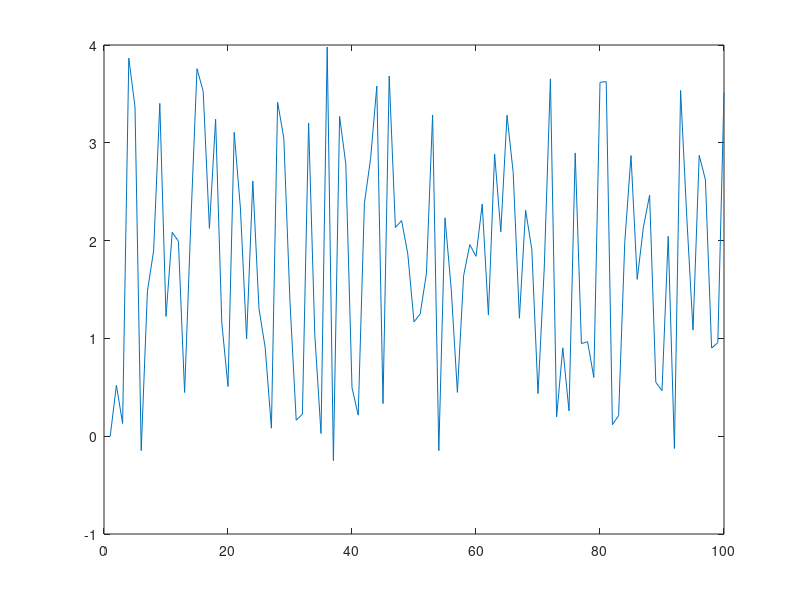
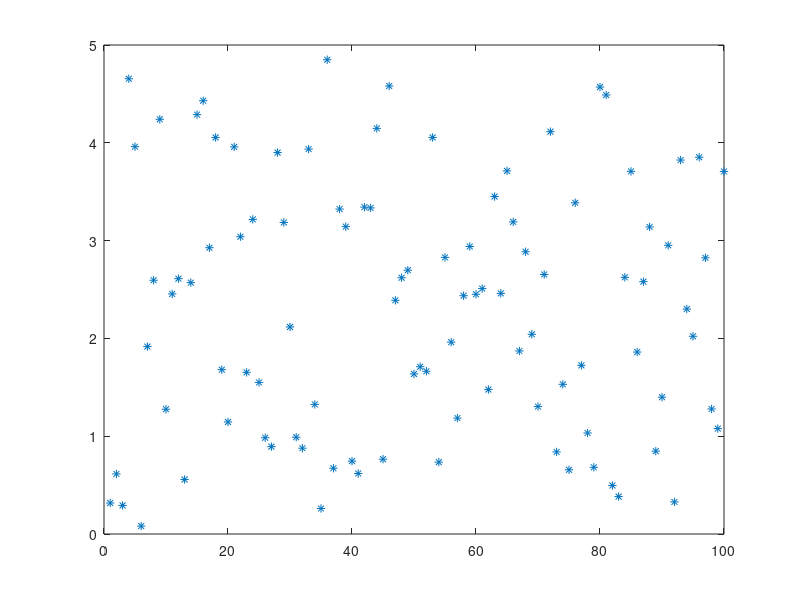

Recreate these plots in MATLAB, in order.
hold off

clear all

close all

%Valores de entrada al sistema dinámico

u=rand(100,1);



%Generación de datos para comprobación del funcionamiento

a=0.1;

b=4;

y=zeros(100,1);

for j=2:100

  y(j)= -a*y(j-1)+b*u(j-1); %Ecuación en ediferencias de ejemplo

endfor

plot(y)

figure

%%Corrupción en los datos a partir de la

%introducción de aleatoriedad en usando valores random

ruido=rand(size(y));

plot(y+ruido,'*')

%aproximación por mínimos cuadrados



%Note el signo negativo en la primera fila de Fi

%Computer controlled system, (Amstrom. pág 513)

Fi=[-1*y(1:length(y)-1) u(1:length(y)-1)]

%Note también que se recorta un subíndice arriba

%Note también que se recorta un subíndice abajo

%Computer controlled system, (Amstrom. pág 513)

Y=y(2:length(y));

%Aplicación de la ecuación de mínimos cuadrados

Coeficientes=inv(Fi'*Fi)*Fi'*Y



%como puede comprobarse a pesar del ruido el

%algoritmo recuperó los coeficientes del sistema.
